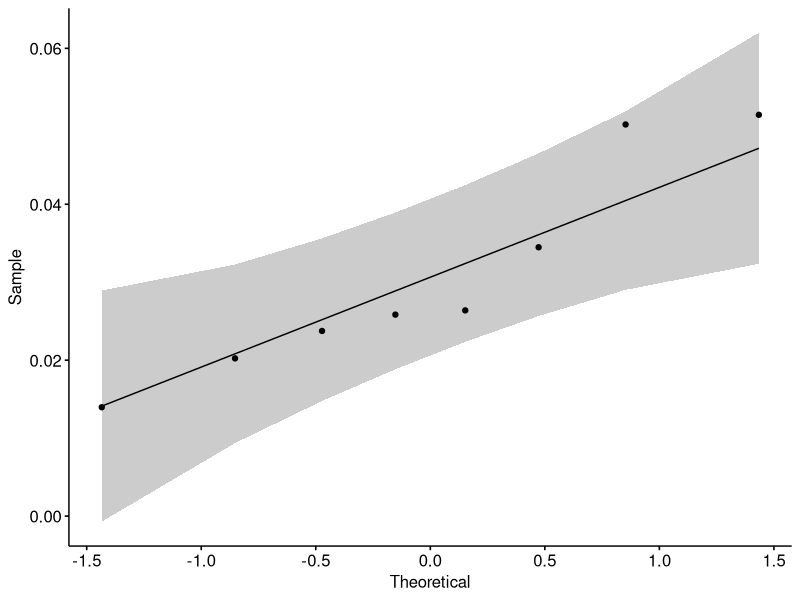
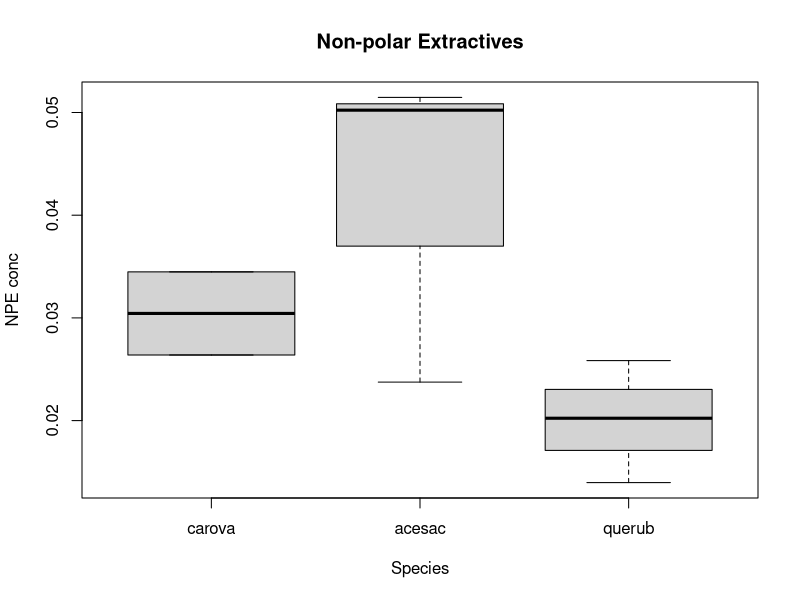
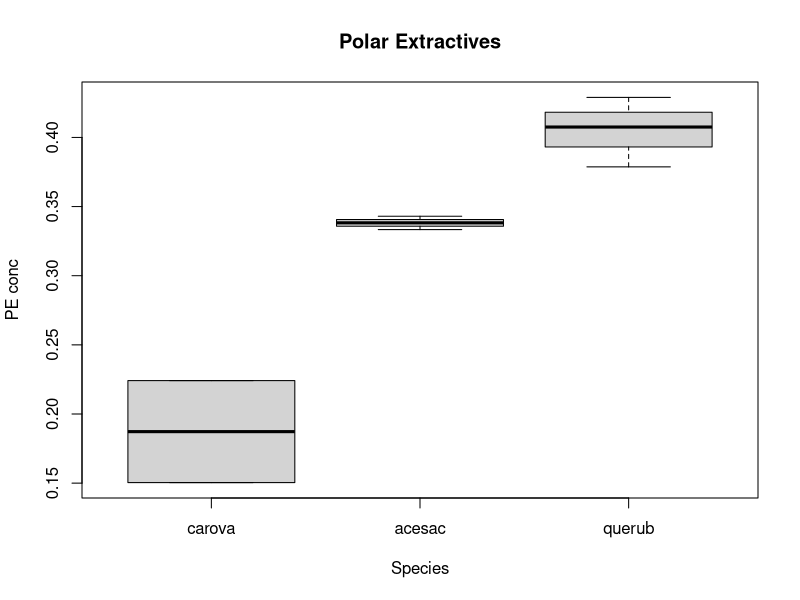
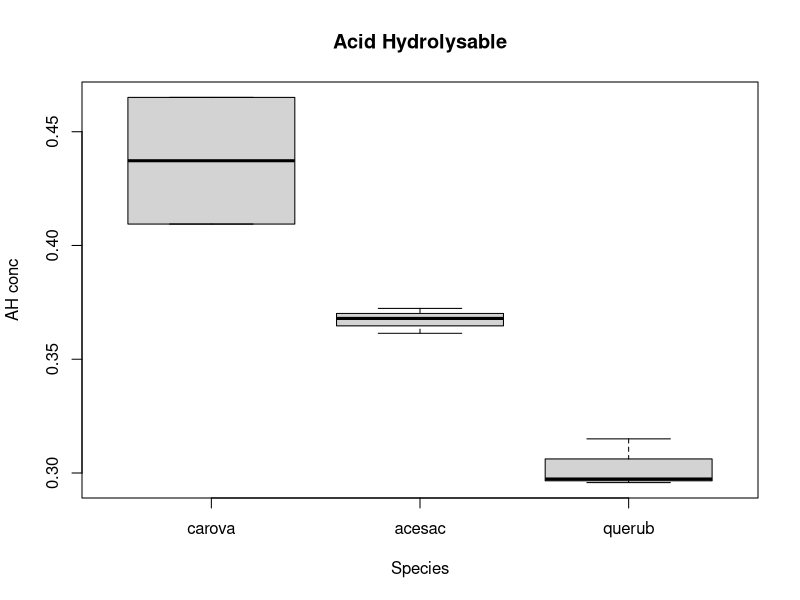
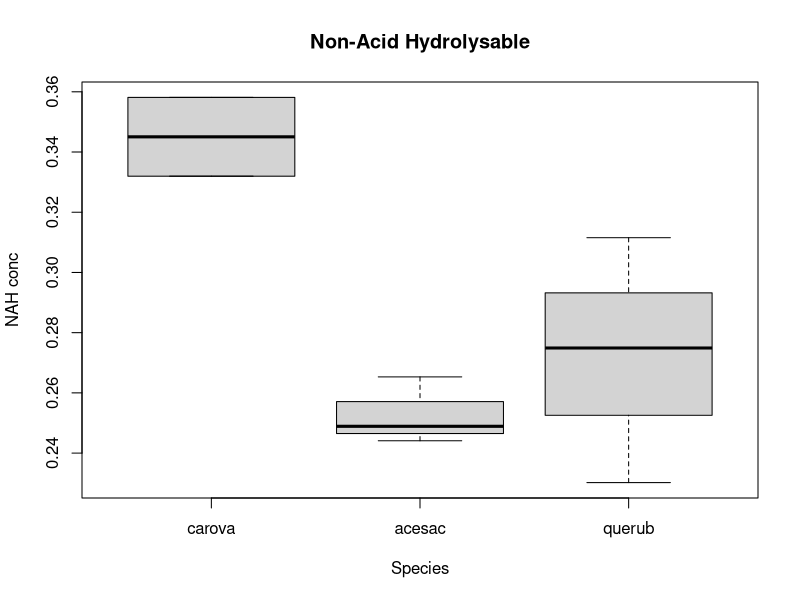

These charts were generated, in order, by the following R code:
## ---- chunk 1
knitr::opts_chunk$set(echo = TRUE)
## ---- chunk 2
leafchem=read.csv("leafchemcalcs.csv", header=TRUE)
dim(leafchem)
#Because of the highlighting and stuff in the excel file, there are extra rows. Cut them out
leafchem=leafchem[1:8,]
##CAROVA T03 is an outlier because I fucked up that sample - we'll just cut it out now so it doesn't screw up the analyses.

###libraries
library(ggpubr)
library(stats)
## ---- chunk 3
##non-polar extractives
order=factor(leafchem$species, levels=c("carova", "acesac","querub"))
colnames(leafchem)
npe=aov(leafchem$prop.nonpolar.extract..ash.free.~leafchem$species)
summary(npe)
shapiro.test(leafchem$prop.nonpolar.extract..ash.free.)
ggqqplot(leafchem$prop.nonpolar.extract..ash.free.)
boxplot(leafchem$prop.nonpolar.extract..ash.free.~order, main="Non-polar Extractives", ylab="NPE conc", xlab="Species")

##polar extractives
pe=aov(leafchem$prop.polar.extract..ash.free.~leafchem$species)
summary(pe)
shapiro.test(leafchem$prop.polar.extract..ash.free.)
TukeyHSD(pe)
boxplot(leafchem$prop.polar.extract..ash.free.~order, main="Polar Extractives", ylab="PE conc", xlab="Species")

##acid-hydrolysable compounds
ahc=aov(leafchem$prop.AH.cell.wall.compds..ash.free.~leafchem$species)
summary(ahc)
shapiro.test(leafchem$prop.AH.cell.wall.compds..ash.free.)
TukeyHSD(ahc)
boxplot(leafchem$prop.AH.cell.wall.compds..ash.free.~order, main="Acid Hydrolysable", ylab="AH conc", xlab="Species")

##non-acid hydrolysable compounds
nahc=aov(leafchem$prop.NAH.cell.wall.compds..ash.free.~leafchem$species)
summary(nahc)
shapiro.test(leafchem$prop.NAH.cell.wall.compds..ash.free.)
TukeyHSD(nahc)
boxplot(leafchem$prop.NAH.cell.wall.compds..ash.free.~order,main="Non-Acid Hydrolysable",ylab="NAH conc", xlab="Species")
